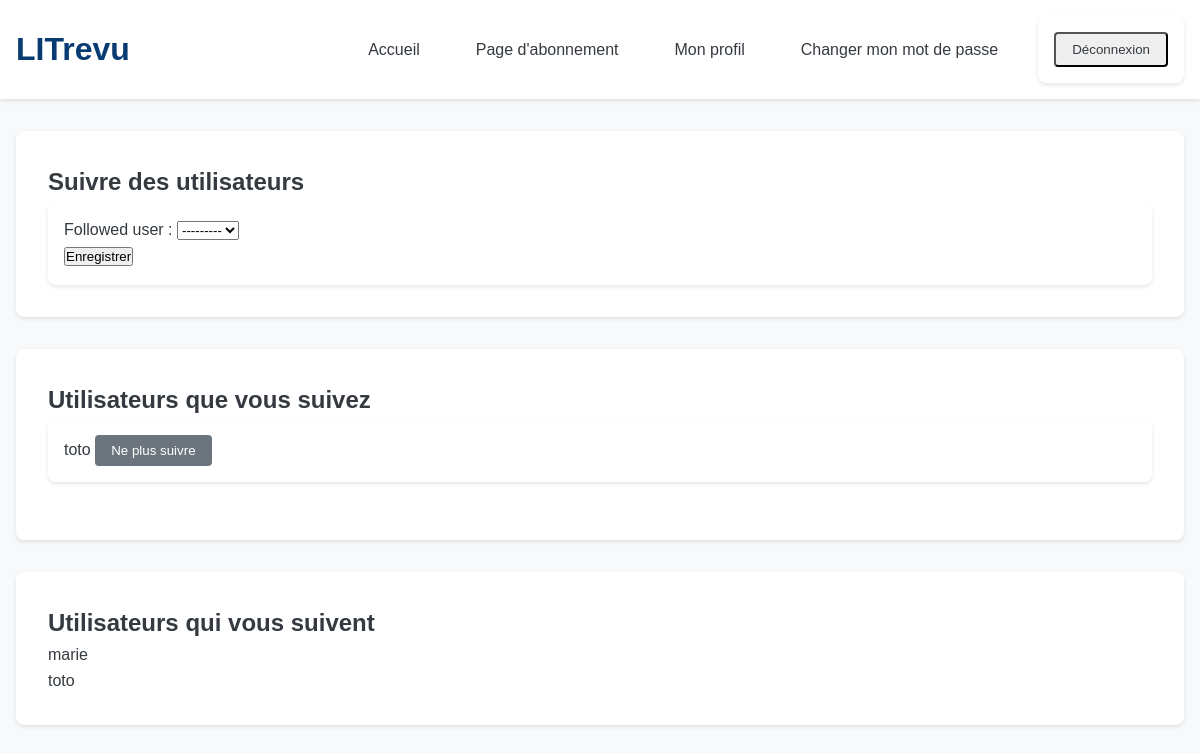
Page /follow/ (signed in) on the earlier database version.
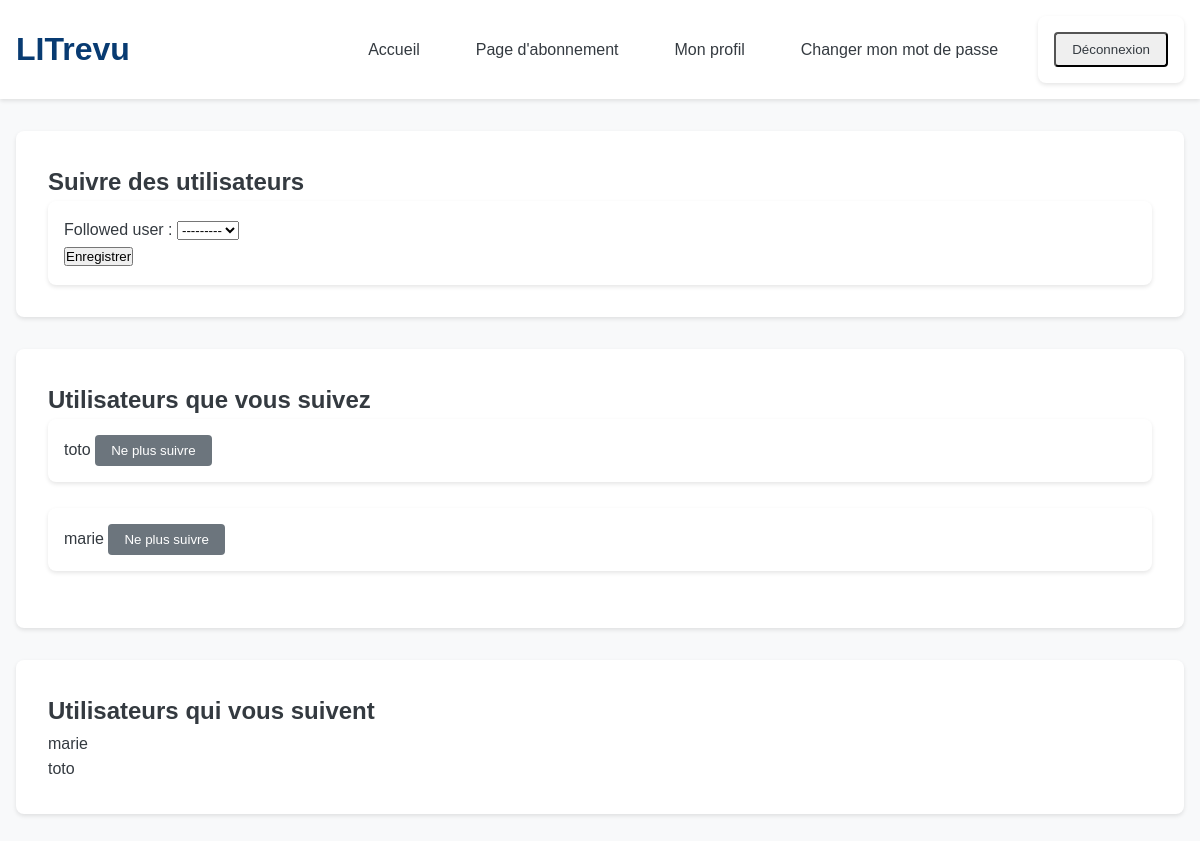
Same page on the later database version.
### review/models.py (models this page shows)
class UserFollows(models.Model):
    user = models.ForeignKey(settings.AUTH_USER_MODEL, on_delete=models.CASCADE, related_name="following")
    followed_user = models.ForeignKey(settings.AUTH_USER_MODEL, on_delete=models.CASCADE, related_name="followers")
    class Meta:
        unique_together = ("user", "followed_user")

### authentication/models.py (models this page shows)
class User(AbstractUser):
    profile_picture = models.ImageField(upload_to="profile_pictures", null=True, blank=True)
    def __str__(self):
        return self.username

### review/views.py (the view, shortened to what this page needs)
# urls.py: path("follow/", review.views.FollowUsersView.as_view(), name="follow_users"),
class FollowUsersView(LoginRequiredMixin, CreateView):
    model = UserFollows
    template_name = "review/followpage.html"
    form_class = FollowUsersForm
    success_url = reverse_lazy("home")
    def get_form_kwargs(self):
        kwargs = super().get_form_kwargs()
        kwargs['user'] = self.request.user
        return kwargs
    def get_context_data(self, **kwargs):
        context = super().get_context_data(**kwargs)
        context["following"] = UserFollows.objects.filter(user=self.request.user)
        context["followers"] = UserFollows.objects.filter(followed_user=self.request.user)
        return context

### review/forms.py
class FollowUsersForm(forms.ModelForm):
    class Meta:
        model = UserFollows
        fields = ['followed_user']
    def __init__(self, *args, **kwargs):
        user = kwargs.pop('user', None)
        super().__init__(*args, **kwargs)
        if user:
            self.fields['followed_user'].queryset = User.objects.exclude(pk=user.pk)

### review/templates/review/followpage.html (shortened to what this page needs)
{% extends "base.html" %}
{% block content %}
<div class="follow-section">
    <h2>Suivre des utilisateurs</h2>
    <form method="post">
        {{ form.as_p }}
        <button type="submit">Enregistrer</button>
    </form>
</div>
<div class="following-section">
    <h2>Utilisateurs que vous suivez</h2>
    {% if following %}
        <ul>
            {% for follow in following %}
                    <form method="post" action="{% url 'unfollow_user' follow.followed_user.id %}">
                        <span>{{ follow.followed_user.username }}</span>
                        <button type="submit" class="btn btn-secondary">Ne plus suivre</button>
                    </form>
                    <br>
            {% endfor %}
        </ul>
    {% else %}
        <p>Vous ne suivez personne pour le moment.</p>
    {% endif %}
</div>
<div class="followers-section">
    <h2>Utilisateurs qui vous suivent</h2>
    {% if followers %}
        <ul>
            {% for follow in followers %}
                {{ follow.user.username }}
                <br>
            {% endfor %}
        </ul>
    {% else %}
        <p>Personne ne vous suit pour le moment.</p>
    {% endif %}
</div>
{% endblock %}

### templates/base.html (shortened to what this page needs)
<!DOCTYPE html>
<html lang="fr">
    <head>
        {% load static %}
        <link rel="stylesheet" href="{% static 'css/styles.css' %}">
    </head>
    <body>
        <header>
            <div class="header-content">
                <h1 class="site-title">LITrevu</h1>
                <nav class="main-nav">
                    {% if user.is_authenticated %}
                        <a href="{% url 'home' %}" class="nav-link">Accueil</a>
                        <a href="{% url 'follow_users' %}" class="nav-link">Page d'abonnement</a>
                        <a href="{% url 'update_user' %}" class="nav-link">Mon profil</a>
                        <a href="{% url 'passwordchange' %}" class="nav-link">Changer mon mot de passe</a>
                        <form method="post" action="{% url 'logout' %}" class="logout-form">
                            <button type="submit" class="nav-link">Déconnexion</button>
                        </form>
                    {% else %}
                        <a href="{% url 'login' %}" class="nav-link">Connexion</a>
                        <a href="{% url 'signup' %}" class="nav-link">Inscription</a>
                    {% endif %}
                </nav>
            </div>
        </header>
        <main class="container">
            {% block content %}{% endblock %}
        </main>
    </body>
</html>

### static/css/styles.css (style rules this page uses)
:root { --primary-color: #083b72; --secondary-color: #6c757d; --success-color: #28a745; --danger-color: #dc3545; --light-gray: #f8f9fa; --dark-gray: #343a40; --border-color: #dee2e6; }
* { margin: 0; padding: 0; box-sizing: border-box; }
body { font-family: 'Arial', sans-serif; line-height: 1.6; color: var(--dark-gray); background-color: var(--light-gray); }
header { background-color: white; box-shadow: 0 2px 4px rgba(0,0,0,0.1); padding: 1rem 0; }
.header-content { max-width: 1200px; margin: 0 auto; padding: 0 1rem; display: flex; justify-content: space-between; align-items: center; }
.site-title { font-size: 2rem; color: var(--primary-color); text-decoration: none; }
.main-nav { display: flex; gap: 1.5rem; align-items: center; }
.nav-link { color: var(--dark-gray); text-decoration: none; padding: 0.5rem 1rem; border-radius: 4px; transition: background-color 0.3s; }
.container { max-width: 1200px; margin: 2rem auto; padding: 0 1rem; }
.btn { display: inline-block; padding: 0.5rem 1rem; border-radius: 4px; text-decoration: none; cursor: pointer; border: none; transition: background-color 0.3s; }
.btn-secondary { background-color: var(--secondary-color); color: white; }
form { background-color: white; padding: 1rem; border-radius: 8px; box-shadow: 0 2px 4px rgba(0,0,0,0.1); }
.follow-section, .following-section, .followers-section { background-color: white; padding: 2rem; border-radius: 8px; box-shadow: 0 2px 4px rgba(0,0,0,0.1); margin-bottom: 2rem; }

Differences in the rows shown:
added UserFollows: followed_user.username "marie", shown under "Utilisateurs que vous suivez"
